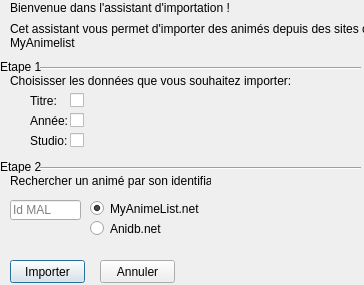
<?xml version="1.0" encoding="UTF-8"?>
<ui version="4.0">
 <class>Dialog</class>
 <widget class="QDialog" name="Dialog">
  <property name="geometry">
   <rect>
    <x>0</x>
    <y>0</y>
    <width>364</width>
    <height>285</height>
   </rect>
  </property>
  <property name="windowTitle">
   <string>Assistant d'importation</string>
  </property>
  <widget class="QLabel" name="label">
   <property name="geometry">
    <rect>
     <x>10</x>
     <y>0</y>
     <width>381</width>
     <height>16</height>
    </rect>
   </property>
   <property name="text">
    <string>Bienvenue dans l'assistant d'importation !</string>
   </property>
   <property name="scaledContents">
    <bool>false</bool>
   </property>
  </widget>
  <widget class="QLabel" name="label_2">
   <property name="geometry">
    <rect>
     <x>10</x>
     <y>20</y>
     <width>381</width>
     <height>31</height>
    </rect>
   </property>
   <property name="text">
    <string>Cet assistant vous permet d'importer des animés depuis des sites comme 
MyAnimelist</string>
   </property>
  </widget>
  <widget class="QLabel" name="label_3">
   <property name="geometry">
    <rect>
     <x>10</x>
     <y>70</y>
     <width>381</width>
     <height>21</height>
    </rect>
   </property>
   <property name="text">
    <string>Choisisser les données que vous souhaitez importer:</string>
   </property>
  </widget>
  <widget class="Line" name="line">
   <property name="geometry">
    <rect>
     <x>40</x>
     <y>60</y>
     <width>321</width>
     <height>16</height>
    </rect>
   </property>
   <property name="orientation">
    <enum>Qt::Horizontal</enum>
   </property>
  </widget>
  <widget class="QLabel" name="label_5">
   <property name="geometry">
    <rect>
     <x>30</x>
     <y>110</y>
     <width>41</width>
     <height>21</height>
    </rect>
   </property>
   <property name="text">
    <string>Année:</string>
   </property>
  </widget>
  <widget class="QLabel" name="label_6">
   <property name="geometry">
    <rect>
     <x>30</x>
     <y>130</y>
     <width>41</width>
     <height>21</height>
    </rect>
   </property>
   <property name="text">
    <string>Studio:</string>
   </property>
  </widget>
  <widget class="QLabel" name="label_8">
   <property name="geometry">
    <rect>
     <x>30</x>
     <y>90</y>
     <width>41</width>
     <height>21</height>
    </rect>
   </property>
   <property name="text">
    <string>Titre:</string>
   </property>
  </widget>
  <widget class="QCheckBox" name="checkBox">
   <property name="geometry">
    <rect>
     <x>70</x>
     <y>90</y>
     <width>16</width>
     <height>21</height>
    </rect>
   </property>
   <property name="text">
    <string/>
   </property>
  </widget>
  <widget class="QCheckBox" name="checkBox_2">
   <property name="geometry">
    <rect>
     <x>70</x>
     <y>110</y>
     <width>16</width>
     <height>21</height>
    </rect>
   </property>
   <property name="text">
    <string/>
   </property>
  </widget>
  <widget class="QCheckBox" name="checkBox_3">
   <property name="geometry">
    <rect>
     <x>70</x>
     <y>130</y>
     <width>16</width>
     <height>21</height>
    </rect>
   </property>
   <property name="text">
    <string/>
   </property>
  </widget>
  <widget class="QLineEdit" name="malEntry">
   <property name="geometry">
    <rect>
     <x>10</x>
     <y>200</y>
     <width>71</width>
     <height>20</height>
    </rect>
   </property>
   <property name="inputMethodHints">
    <set>Qt::ImhNone</set>
   </property>
   <property name="text">
    <string/>
   </property>
   <property name="placeholderText">
    <string>Id MAL</string>
   </property>
  </widget>
  <widget class="QPushButton" name="pushButton">
   <property name="geometry">
    <rect>
     <x>10</x>
     <y>260</y>
     <width>75</width>
     <height>23</height>
    </rect>
   </property>
   <property name="text">
    <string>Importer</string>
   </property>
  </widget>
  <widget class="QPushButton" name="pushButton_2">
   <property name="geometry">
    <rect>
     <x>100</x>
     <y>260</y>
     <width>75</width>
     <height>23</height>
    </rect>
   </property>
   <property name="text">
    <string>Annuler</string>
   </property>
  </widget>
  <widget class="QLabel" name="label_4">
   <property name="geometry">
    <rect>
     <x>0</x>
     <y>60</y>
     <width>46</width>
     <height>13</height>
    </rect>
   </property>
   <property name="text">
    <string>Etape 1</string>
   </property>
  </widget>
  <widget class="Line" name="line_2">
   <property name="geometry">
    <rect>
     <x>40</x>
     <y>160</y>
     <width>321</width>
     <height>16</height>
    </rect>
   </property>
   <property name="orientation">
    <enum>Qt::Horizontal</enum>
   </property>
  </widget>
  <widget class="QLabel" name="label_7">
   <property name="geometry">
    <rect>
     <x>0</x>
     <y>160</y>
     <width>46</width>
     <height>13</height>
    </rect>
   </property>
   <property name="text">
    <string>Etape 2</string>
   </property>
  </widget>
  <widget class="QLabel" name="label_9">
   <property name="geometry">
    <rect>
     <x>10</x>
     <y>170</y>
     <width>201</width>
     <height>21</height>
    </rect>
   </property>
   <property name="text">
    <string>Rechercher un animé par son identifiant:</string>
   </property>
  </widget>
  <widget class="QRadioButton" name="radioButton">
   <property name="geometry">
    <rect>
     <x>90</x>
     <y>200</y>
     <width>111</width>
     <height>17</height>
    </rect>
   </property>
   <property name="text">
    <string>MyAnimeList.net</string>
   </property>
   <property name="checked">
    <bool>true</bool>
   </property>
  </widget>
  <widget class="QRadioButton" name="radioButton_2">
   <property name="geometry">
    <rect>
     <x>90</x>
     <y>220</y>
     <width>111</width>
     <height>17</height>
    </rect>
   </property>
   <property name="text">
    <string>Anidb.net</string>
   </property>
  </widget>
 </widget>
 <resources/>
 <connections/>
</ui>
